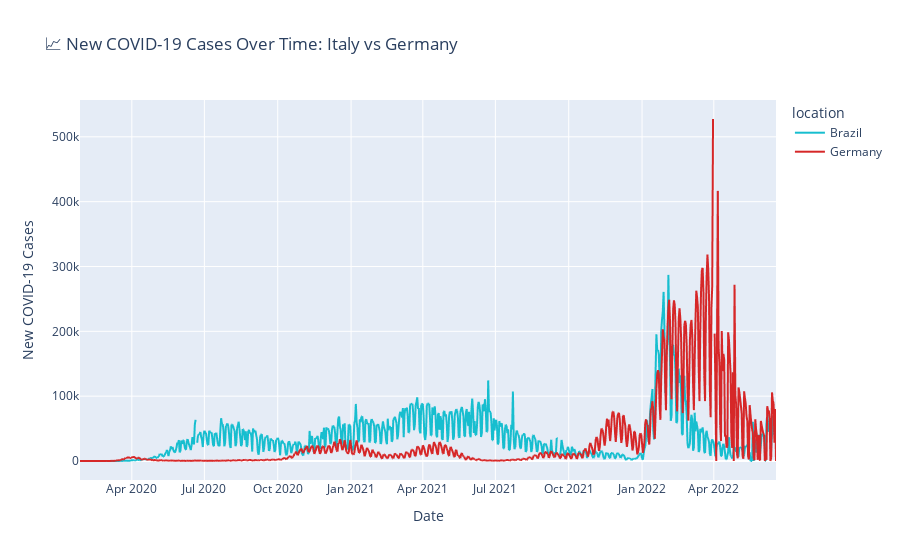

The cell this chart's notebook holds for it:
### Markdown cell above
#  Third Visualization - Number of diagnosed cases

## Task

Using your data frame and the Plotly library, create a visualization that shows how the number of new COVID-19 cases is distributed over time.  
Compare two countries of your choice.

### Code cell
#  ----- Choose two countries to compare -----
countries = ["Brazil", "Germany"]   

# ----- Filter dataset for selected countries -----
df_two = covid_df[covid_df["location"].isin(countries)]

# ----- Create line chart ------
fig = px.line(
    df_two,
    x="date",
    y="new_cases",
    color="location",   # color depends on country
    title="📈 New COVID-19 Cases Over Time: Italy vs Germany",
    color_discrete_sequence=["#17becf", "#d62728"]  # custom dark pink + blue palette
)

# ------ Update axis labels ------
fig.update_xaxes(title="Date")
fig.update_yaxes(title="New COVID-19 Cases")

# ----- Show chart------
fig.show()

### Figure 1 — Plotly figure (JSON) as saved in the notebook; plotly's stock layout.template omitted (floating-point values rounded to 4 significant figures; data arrays with more than 128 entries replaced by an {"elided": "..."} marker saying what was removed)
{"data": [{"hovertemplate": "location=Brazil<br>date=%{x}<br>new_cases=%{y}<extra></extra>", "legendgroup": "Brazil", "line": {"color": "#17becf", "dash": "solid"}, "marker": {"symbol": "circle"}, "mode": "lines", "name": "Brazil", "showlegend": true, "type": "scattergl", "x": {"elided": "844 str values"}, "xaxis": "x", "y": {"elided": "844 float values"}, "yaxis": "y"}, {"hovertemplate": "location=Germany<br>date=%{x}<br>new_cases=%{y}<extra></extra>", "legendgroup": "Germany", "line": {"color": "#d62728", "dash": "solid"}, "marker": {"symbol": "circle"}, "mode": "lines", "name": "Germany", "showlegend": true, "type": "scattergl", "x": {"elided": "874 str values"}, "xaxis": "x", "y": {"elided": "874 float values"}, "yaxis": "y"}], "layout": {"legend": {"title": {"text": "location"}, "tracegroupgap": 0}, "title": {"text": "📈 New COVID-19 Cases Over Time: Italy vs Germany"}, "xaxis": {"anchor": "y", "domain": [0, 1], "title": {"text": "Date"}}, "yaxis": {"anchor": "x", "domain": [0, 1], "title": {"text": "New COVID-19 Cases"}}}}
